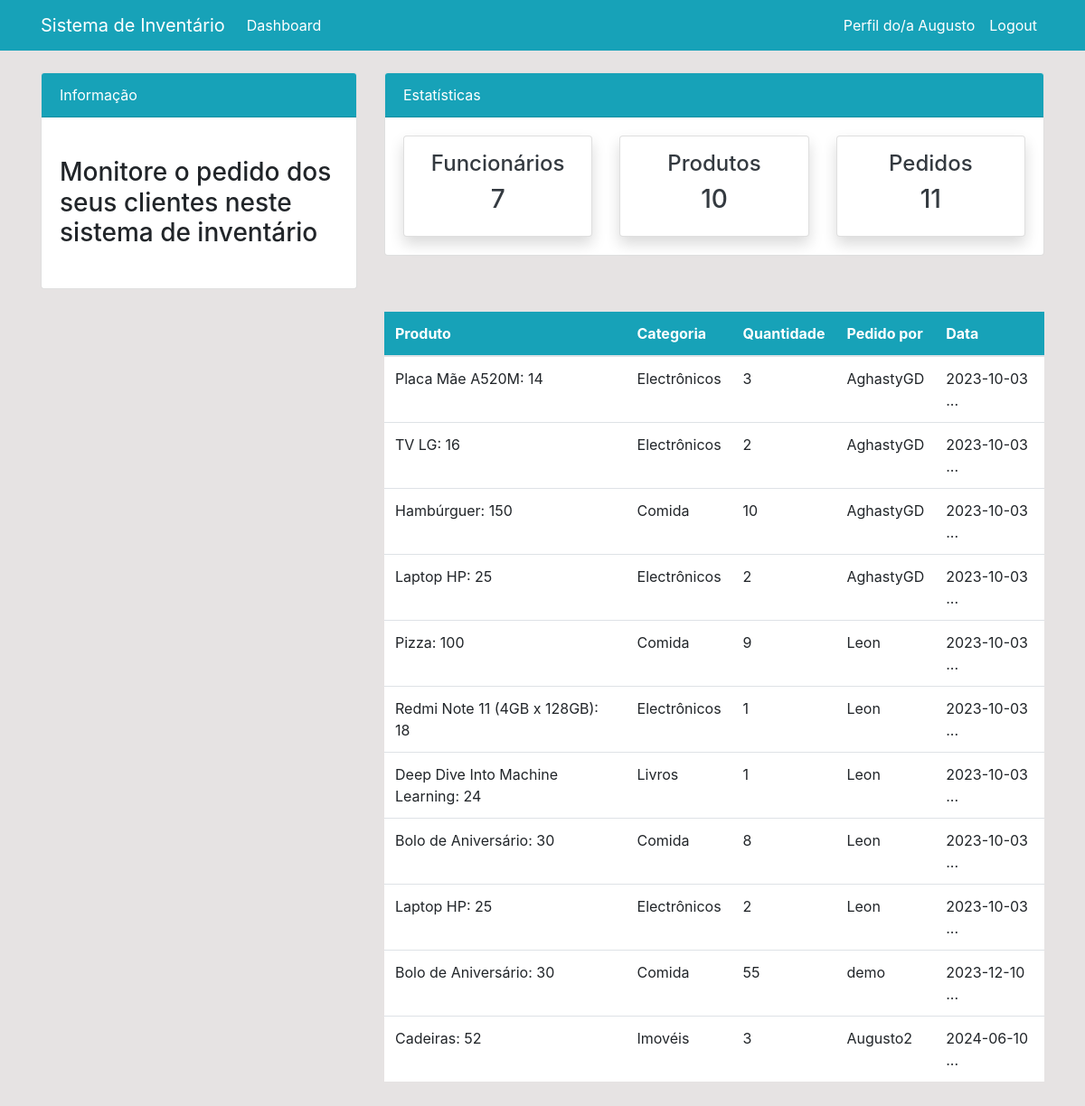
Screenshot of /order/ (signed in) with the database file from the repository.
### dashboard/models.py (models this page shows, shortened)
class Order(models.Model):
    product = models.ForeignKey(Product, on_delete=models.CASCADE)
    staff = models.ForeignKey(User, models.CASCADE, null=True)
    order_quantity = models.PositiveIntegerField(null=True)
    date = models.DateTimeField(auto_now_add=True)

class Product(models.Model):
    name = models.CharField(max_length=100)
    category = models.CharField(max_length=20, choices=CATEGORY, null=True)
    quantity = models.PositiveIntegerField(null=True)
    class Meta:
        verbose_name_plural = 'Produto'
    def __str__(self):
        return f'{self.name}: {self.quantity}'

### dashboard/views.py (the view)
# urls.py: path('order/', views.order, name='dashboard-order'),
@login_required
def order(request):
    orders = Order.objects.all()
    orders_count = orders.count()
    workers_count = User.objects.all().count()
    products_count = Product.objects.all().count()
    context = {
        'orders': orders,
        'workers_count': workers_count,
        'products_count': products_count,
        'orders_count': orders_count,
    }
    return render(request, 'dashboard/order.html', context)

### templates/dashboard/order.html (shortened to what this page needs)
{% extends 'partials/base.html' %}
{% block content %}
{% include 'partials/topnav.html' %}
 <div class="container">
    <div class="row my-4">
        <div class="col-md-4">
        </div>
        <div class="col-md-8">
            <table class="table bg-white">
                <thead class="bg-info">
                    <tr class="text-white">
                        <th scope="col">Produto</th>
                        <th scope="col">Categoria</th>
                        <th scope="col">Quantidade</th>
                        <th scope="col">Pedido por</th>
                        <th scope="col">Data</th>
                    </tr>
                </thead>
                <tbody>
                    {% for orders in orders %}
                    <tr>
                        <td>{{ orders.product }}
                        <td>{{ orders.product.category }}</td>
                        <td>{{ orders.order_quantity }}</td>
                        <td>
                            {{ orders.staff.username }}
                        </td>
                        <td>
                            {{ orders.date|truncatechars:15 }}
                        </td>
                    </tr>
                    {% endfor %}
                </tbody>
            </table>
        </div>
    </div>
</div>
{% endblock %}

### templates/partials/nav.html (shortened to what this page needs)
 <nav class="navbar navbar-expand-lg navbar-info bg-info">
    {% if user.is_authenticated %}
    <div class="container">
        <a class="navbar-brand text-white" href="index.html">Sistema de Inventário</a>
        <div class="collapse navbar-collapse" id="navbarSupportedContent">
            <ul class="navbar-nav mr-auto">
                <li class="nav-item active">
                    <a class="nav-link text-white" href="{% url 'dashboard-index' %}">Dashboard </a>
                </li>
            </ul>
            <ul class="navbar-nav ml-auto">
                <li class="nav-item active">
                    <a class="nav-link text-white" href="{% url 'user-profile' %}"> Perfil do/a {{ user.username }}  </a>
                </li>
                <li class="nav-item">
                    <a class="nav-link text-white" href="{% url 'user-logout' %}">Logout</a>
                </li>
            </ul>
            {% endif %}
        </div>
    </div>
</nav>

### static/style.css (style rules this page uses)
body { background: rgb(230, 227, 227); }

### rows the page displays
Order: product "Placa Mãe A520M: 14", product.category "Electrônicos", order_quantity "3", staff.username "AghastyGD", date "2023-10-03 ..."
Order: product "TV LG: 16", product.category "Electrônicos", order_quantity "2", staff.username "AghastyGD", date "2023-10-03 ..."
Order: product "Hambúrguer: 150", product.category "Comida", order_quantity "10", staff.username "AghastyGD", date "2023-10-03 ..."
Order: product "Laptop HP: 25", product.category "Electrônicos", order_quantity "2", staff.username "AghastyGD", date "2023-10-03 ..."
Order: product "Pizza: 100", product.category "Comida", order_quantity "9", staff.username "Leon", date "2023-10-03 ..."
Order: product "Redmi Note 11 (4GB x 128GB): 18", product.category "Electrônicos", order_quantity "1", staff.username "Leon", date "2023-10-03 ..."
Order: product "Deep Dive Into Machine Learning: 24", product.category "Livros", order_quantity "1", staff.username "Leon", date "2023-10-03 ..."
Order: product "Bolo de Aniversário: 30", product.category "Comida", order_quantity "8", staff.username "Leon", date "2023-10-03 ..."
Order: product "Laptop HP: 25", product.category "Electrônicos", order_quantity "2", staff.username "Leon", date "2023-10-03 ..."
Order: product "Bolo de Aniversário: 30", product.category "Comida", order_quantity "55", staff.username "demo", date "2023-12-10 ..."
Order: product "Cadeiras: 52", product.category "Imovéis", order_quantity "3", staff.username "Augusto2", date "2024-06-10 ..."

### other values shown
{{ user.username }} "Augusto"
{{ workers_count }} "7"
{{ products_count }} "10"
{{ orders_count }} "11"
